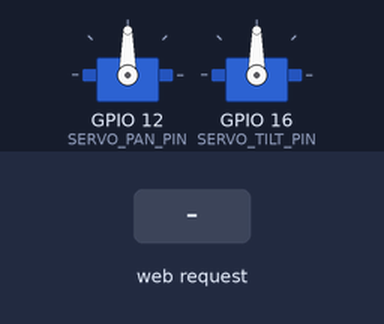
The sketch below on a simulated ESP8266 (NodeMCU). On the bench: 2 × servo. Inputs (shaded band) come from the test bench. WiFi joins after 1.5 s; servers stay silent unless stated; what the sketch prints to the serial monitor is not drawn.

Above: at 2.9 s.
3.0 s: HTTP request GET /pan?angle=1 received
At 4.2 s:
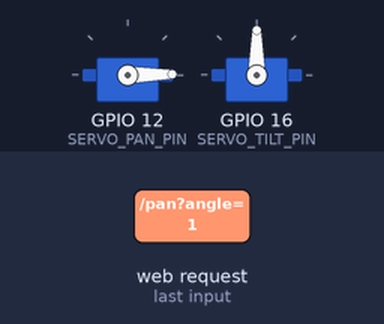
4.5 s: HTTP request GET /pan?angle=120 received
At 5.6 s:
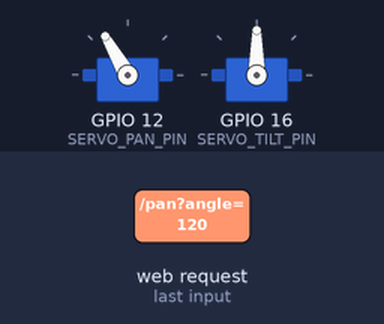
6.0 s: HTTP request GET /tilt?angle=1 received
At 6.7 s:
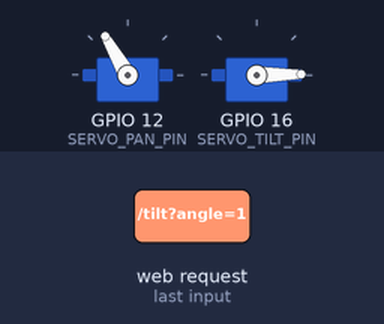
7.5 s: HTTP request GET /pan?angle=0 received
At 7.9 s:
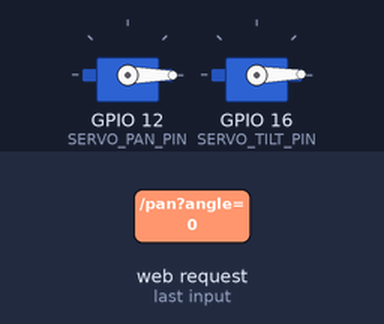
9.0 s: HTTP request GET /tilt?angle=120 received
At 10.2 s:
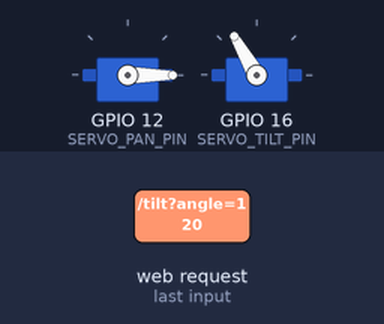
10.5 s: HTTP request GET /pan?angle=120 received
At 11.3 s:
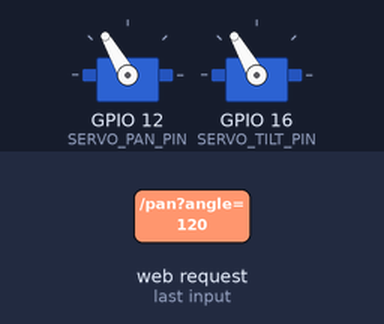
Timing chart, 0 to 13.0 s (numbered marks = the images above; inputs shaded):
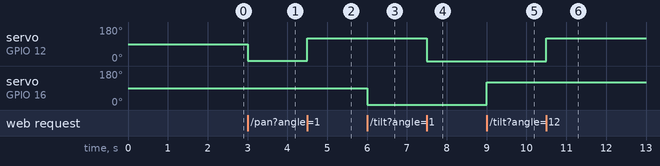

The sketch:

esp8266_sensor_pantilt.ino
```cpp
/*
  ESP8266 Sensor + Pan/Tilt Node
  ================================
  Reads:  DHT22 (temp/humidity), digital hall-effect sensor, MPU6050 (I2C IMU)
  Drives: 2x MG996R servos (pan, tilt)

  Wiring (matches the pin plan already worked out for this board):
    DHT22 data   -> D7  (GPIO13)
    Hall sensor  -> D5  (GPIO14)
    MPU6050 SDA  -> D2  (GPIO4)
    MPU6050 SCL  -> D1  (GPIO5)
    Servo (pan)  -> D6  (GPIO12)
    Servo (tilt) -> D0  (GPIO16)

  Libraries needed (Arduino IDE Library Manager):
    - DHT sensor library (by Adafruit) + Adafruit Unified Sensor
    - Adafruit MPU6050 (pulls in Adafruit BusIO automatically)
    - ESP8266WiFi / ESP8266WebServer / Servo (bundled with the ESP8266
      board package, nothing extra to install)

  FALLBACK BEHAVIOR
  -------------------
  Every sensor is optional and independent:
    - DHT22: dht.readTemperature()/readHumidity() return NaN on a failed
      read (bad wiring, no pull-up, or not connected at all). Detected
      with isnan() and reported as {"connected": false, ...: null}.
    - MPU6050: mpu.begin() returns false at boot if nothing acks on the
      I2C bus. That's latched into mpuConnected and checked every loop —
      the board never blocks waiting for it, and /data reports
      {"connected": false} with no accel/gyro fields.
    - Hall sensor: it's a bare digital GPIO, so there's no handshake to
      detect "not connected" the way there is for DHT22/I2C — an
      unplugged pin just floats. INPUT_PULLUP is used so that an
      unconnected pin reads a stable HIGH (1) instead of noise, which is
      the best you can do in hardware for this sensor type. No
      "connected" flag is reported for it — that's a hardware
      limitation, not an oversight.
  None of the above ever halts setup() or loop() — a missing sensor just
  shows up as false/null in the JSON, and everything else keeps working.
*/

#include <ESP8266WiFi.h>
#include <ESP8266WebServer.h>
#include <Wire.h>
#include <Servo.h>
#include <DHT.h>
#include <Adafruit_MPU6050.h>
#include <Adafruit_Sensor.h>

// ---------------- WiFi ----------------
const char* WIFI_SSID = "Faisal";
const char* WIFI_PASS = "faisal09";

// ---------------- Pins ----------------
#define DHT_PIN         13   // D7
#define DHT_TYPE        DHT22
#define HALL_PIN        14   // D5
#define SERVO_PAN_PIN   12   // D6
#define SERVO_TILT_PIN  16   // D0
// MPU6050 uses I2C: SDA=GPIO4 (D2), SCL=GPIO5 (D1) — set explicitly in setup()

// ---------------- Globals ----------------
ESP8266WebServer server(80);
DHT dht(DHT_PIN, DHT_TYPE);
Adafruit_MPU6050 mpu;
Servo panServo;
Servo tiltServo;

bool mpuConnected = false;
int panAngle = 90;
int tiltAngle = 90;

const int SERVO_MIN = 0;
const int SERVO_MAX = 180;

void setup() {
  Serial.begin(115200);
  delay(200);

  // ---- WiFi ----
  WiFi.mode(WIFI_STA);
  WiFi.begin(WIFI_SSID, WIFI_PASS);
  Serial.print("Connecting to WiFi");
  unsigned long wifiStart = millis();
  while (WiFi.status() != WL_CONNECTED && millis() - wifiStart < 15000) {
    delay(300);
    Serial.print(".");
  }
  Serial.println();
  if (WiFi.status() == WL_CONNECTED) {
    Serial.print("WiFi connected. IP: ");
    Serial.println(WiFi.localIP());
  } else {
    Serial.println("WiFi NOT connected yet — will keep retrying in the background.");
  }

  // ---- Sensors (each independent; one failing doesn't block the rest) ----
  dht.begin();

  pinMode(HALL_PIN, INPUT_PULLUP);

  Wire.begin(4, 5); // SDA=D2, SCL=D1
  mpuConnected = mpu.begin();
  if (mpuConnected) {
    mpu.setAccelerometerRange(MPU6050_RANGE_8_G);
    mpu.setGyroRange(MPU6050_RANGE_500_DEG);
    mpu.setFilterBandwidth(MPU6050_BAND_21_HZ);
    Serial.println("MPU6050: connected");
  } else {
    Serial.println("MPU6050: NOT found at boot — will report connected:false");
  }

  // ---- Servos ----
  panServo.attach(SERVO_PAN_PIN);
  tiltServo.attach(SERVO_TILT_PIN);
  panServo.write(panAngle);
  tiltServo.write(tiltAngle);

  // ---- HTTP routes ----
  server.on("/data", HTTP_GET, handleData);
  server.on("/pan", HTTP_GET, handlePan);
  server.on("/tilt", HTTP_GET, handleTilt);
  server.onNotFound([]() {
    server.send(404, "application/json", "{\"error\":\"not found\"}");
  });
  server.begin();
  Serial.println("HTTP server started on port 80");
}

void loop() {
  server.handleClient();

  // Quiet WiFi reconnect if it drops — never blocks sensor/servo handling
  static unsigned long lastWifiCheck = 0;
  if (millis() - lastWifiCheck > 10000) {
    lastWifiCheck = millis();
    if (WiFi.status() != WL_CONNECTED) {
      WiFi.reconnect();
    }
  }
}

void handleData() {
  float temp = dht.readTemperature();
  float hum  = dht.readHumidity();
  bool dhtOk = !isnan(temp) && !isnan(hum);
  String tempStr = dhtOk ? String(temp, 1) : String("null");
  String humStr  = dhtOk ? String(hum, 1)  : String("null");

  String json = "{";

  json += "\"dht22\":{";
  json += "\"connected\":" + String(dhtOk ? "true" : "false") + ",";
  json += "\"temperature_c\":" + tempStr + ",";
  json += "\"humidity_pct\":" + humStr;
  json += "},";

  json += "\"hall\":{\"state\":" + String(digitalRead(HALL_PIN)) + "},";

  json += "\"mpu6050\":{\"connected\":" + String(mpuConnected ? "true" : "false");
  if (mpuConnected) {
    sensors_event_t a, g, tempEvt;
    mpu.getEvent(&a, &g, &tempEvt);
    json += ",\"accel\":{\"x\":" + String(a.acceleration.x, 3) +
            ",\"y\":" + String(a.acceleration.y, 3) +
            ",\"z\":" + String(a.acceleration.z, 3) + "}";
    json += ",\"gyro\":{\"x\":" + String(g.gyro.x, 3) +
            ",\"y\":" + String(g.gyro.y, 3) +
            ",\"z\":" + String(g.gyro.z, 3) + "}";
    json += ",\"temp_c\":" + String(tempEvt.temperature, 1);
  }
  json += "},";

  json += "\"servo\":{\"pan_deg\":" + String(panAngle) +
          ",\"tilt_deg\":" + String(tiltAngle) + "},";
  json += "\"uptime_ms\":" + String(millis());
  json += "}";

  server.send(200, "application/json", json);
}

void handlePan()  { handleServo(true); }
void handleTilt() { handleServo(false); }

void handleServo(bool isPan) {
  if (!server.hasArg("angle")) {
    server.send(400, "application/json", "{\"ok\":false,\"error\":\"missing angle param\"}");
    return;
  }
  int a = constrain(server.arg("angle").toInt(), SERVO_MIN, SERVO_MAX);
  if (isPan) {
    panAngle = a;
    panServo.write(panAngle);
    server.send(200, "application/json", "{\"ok\":true,\"pan_deg\":" + String(panAngle) + "}");
  } else {
    tiltAngle = a;
    tiltServo.write(tiltAngle);
    server.send(200, "application/json", "{\"ok\":true,\"tilt_deg\":" + String(tiltAngle) + "}");
  }
}
```

Measured:
- after the input at 3.0 s, servo on GPIO 12 (SERVO_PAN_PIN): 90° → 1° at once
- after the input at 4.5 s, servo on GPIO 12 (SERVO_PAN_PIN): 1° → 120° at once
- after the input at 6.0 s, servo on GPIO 16 (SERVO_TILT_PIN): 90° → 1° at once
- after the input at 7.5 s, servo on GPIO 12 (SERVO_PAN_PIN): 120° → 0° at once
- after the input at 9.0 s, servo on GPIO 16 (SERVO_TILT_PIN): 1° → 120° at once
- after the input at 10.5 s, servo on GPIO 12 (SERVO_PAN_PIN): 0° → 120° at once
